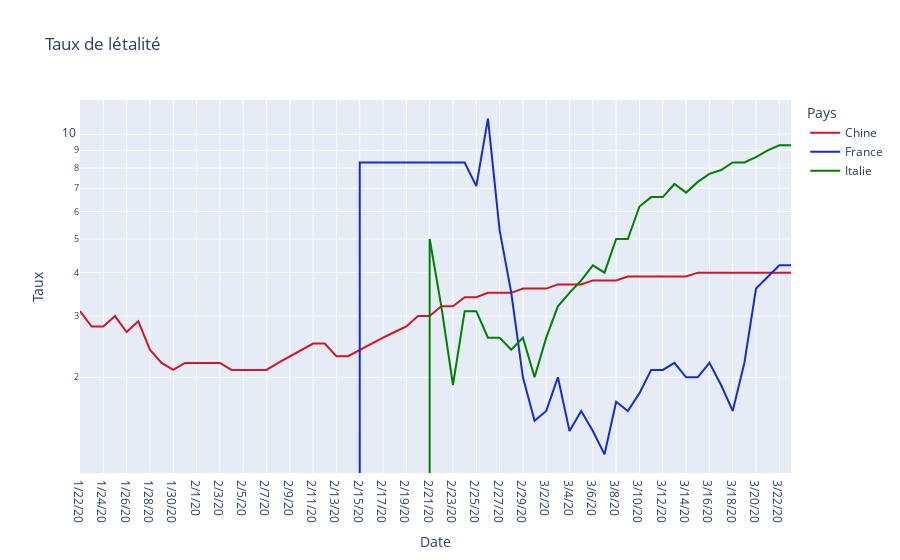

The notebook cell saved with this chart:
### Markdown cell above
## Comparatif taux de létalité - France/Chine/Italie

### Code cell
fraSeriesConfirmed = dfGlobalSeriesConfirmed[(dfGlobalSeriesConfirmed['Country/Region'] == 'France') & (dfGlobalSeriesConfirmed['Province/State'] == 'France')]
fraSeriesConfirmed = fraSeriesConfirmed.drop(columns=['Lat', 'Long'])
fraSeriesDeaths = dfGlobalSeriesDeaths[(dfGlobalSeriesDeaths['Country/Region'] == 'France') & (dfGlobalSeriesDeaths['Province/State'] == 'France')]
fraSeriesDeaths = fraSeriesDeaths.drop(columns=['Lat', 'Long'])
fraSeriesAll = pd.concat([fraSeriesConfirmed, fraSeriesDeaths])
fraSeriesAll = fraSeriesAll.drop(columns=['Province/State', 'Country/Region'])
fraSeriesAll = fraSeriesAll.reset_index()
fraSeriesAll = fraSeriesAll.drop(columns=['index'])
fraSeriesAll = fraSeriesAll.transpose()
fraSeriesAll = fraSeriesAll.rename(columns={0: 'Confirmed', 1: 'Deaths'})
fraSeriesAll = fraSeriesAll.reset_index()
fraSeriesAll = fraSeriesAll.rename(columns={'index' : 'Date'})
fraSeriesAll['France'] = round((fraSeriesAll['Deaths']/fraSeriesAll['Confirmed']), 3)*100
#fraSeriesAll = fraSeriesAll.fillna({'Mortality Rate': 0.00})

itaSeriesConfirmed = dfGlobalSeriesConfirmed[(dfGlobalSeriesConfirmed['Country/Region'] == 'Italy')]
itaSeriesConfirmed = itaSeriesConfirmed.drop(columns=['Lat', 'Long'])
itaSeriesDeaths = dfGlobalSeriesDeaths[(dfGlobalSeriesDeaths['Country/Region'] == 'Italy')]
itaSeriesDeaths = itaSeriesDeaths.drop(columns=['Lat', 'Long'])
itaSeriesAll = pd.concat([itaSeriesConfirmed, itaSeriesDeaths])
itaSeriesAll = itaSeriesAll.drop(columns=['Province/State', 'Country/Region'])
itaSeriesAll = itaSeriesAll.reset_index()
itaSeriesAll = itaSeriesAll.drop(columns=['index'])
itaSeriesAll = itaSeriesAll.transpose()
itaSeriesAll = itaSeriesAll.rename(columns={0: 'Confirmed', 1: 'Deaths'})
itaSeriesAll = itaSeriesAll.reset_index()
itaSeriesAll = itaSeriesAll.rename(columns={'index' : 'Date'})
itaSeriesAll['Italie'] = round((itaSeriesAll['Deaths']/itaSeriesAll['Confirmed']), 3)*100
#itaSeriesAll = itaSeriesAll.fillna({'Mortality Rate': 0.00})


chiSeriesConfirmed = dfGlobalSeriesConfirmed[(dfGlobalSeriesConfirmed['Country/Region'] == 'China')]
chiSeriesConfirmed = chiSeriesConfirmed.drop(columns=['Lat', 'Long', 'Country/Region', 'Province/State'])
chiSeriesDeaths = dfGlobalSeriesDeaths[(dfGlobalSeriesDeaths['Country/Region'] == 'China')]
chiSeriesDeaths = chiSeriesDeaths.drop(columns=['Lat', 'Long', 'Country/Region', 'Province/State'])

chiSeriesConfirmed = chiSeriesConfirmed.sum().reset_index()
chiSeriesConfirmed = chiSeriesConfirmed.rename(columns={'index': 'Date', 0: 'Confirmed'})

chiSeriesDeaths = chiSeriesDeaths.sum().reset_index()
chiSeriesDeaths = chiSeriesDeaths.rename(columns={'index': 'Date', 0: 'Deaths'})

chiSeriesAll = pd.merge(chiSeriesConfirmed, chiSeriesDeaths, on='Date')
chiSeriesAll['Chine'] = round((chiSeriesAll['Deaths']/chiSeriesAll['Confirmed']), 3)*100


tempAll = pd.merge(chiSeriesAll[['Date', 'Chine']], itaSeriesAll[['Date', 'Italie']], on='Date').merge(fraSeriesAll[['Date', 'France']], on='Date')
#tempAll = tempAll.fillna(0.0)

tempAll = tempAll.melt(id_vars='Date', value_vars=['Chine', 'France', 'Italie'], 
                 var_name='Pays', value_name='Taux')
fig = px.line(tempAll, x="Date", y="Taux", color='Pays', log_y=True, 
              title='Taux de létalité', color_discrete_sequence=['#d21629', '#162cd2', '#008000'])
iplot(fig)

### Figure 1 — Plotly figure (JSON) as saved in the notebook; plotly's stock layout.template omitted (floating-point values rounded to 4 significant figures)
{"data": [{"hoverlabel": {"namelength": 0}, "hovertemplate": "Pays=Chine<br>Date=%{x}<br>Taux=%{y}", "legendgroup": "Chine", "line": {"color": "#d21629", "dash": "solid"}, "mode": "lines", "name": "Chine", "showlegend": true, "type": "scatter", "x": ["1/22/20", "1/23/20", "1/24/20", "1/25/20", "1/26/20", "1/27/20", "1/28/20", "1/29/20", "1/30/20", "1/31/20", "2/1/20", "2/2/20", "2/3/20", "2/4/20", "2/5/20", "2/6/20", "2/7/20", "2/8/20", "2/9/20", "2/10/20", "2/11/20", "2/12/20", "2/13/20", "2/14/20", "2/15/20", "2/16/20", "2/17/20", "2/18/20", "2/19/20", "2/20/20", "2/21/20", "2/22/20", "2/23/20", "2/24/20", "2/25/20", "2/26/20", "2/27/20", "2/28/20", "2/29/20", "3/1/20", "3/2/20", "3/3/20", "3/4/20", "3/5/20", "3/6/20", "3/7/20", "3/8/20", "3/9/20", "3/10/20", "3/11/20", "3/12/20", "3/13/20", "3/14/20", "3/15/20", "3/16/20", "3/17/20", "3/18/20", "3/19/20", "3/20/20", "3/21/20", "3/22/20", "3/23/20"], "xaxis": "x", "y": [3.1, 2.8, 2.8, 3, 2.7, 2.9, 2.4, 2.2, 2.1, 2.2, 2.2, 2.2, 2.2, 2.1, 2.1, 2.1, 2.1, 2.2, 2.3, 2.4, 2.5, 2.5, 2.3, 2.3, 2.4, 2.5, 2.6, 2.7, 2.8, 3, 3, 3.2, 3.2, 3.4, 3.4, 3.5, 3.5, 3.5, 3.6, 3.6, 3.6, 3.7, 3.7, 3.7, 3.8, 3.8, 3.8, 3.9, 3.9, 3.9, 3.9, 3.9, 3.9, 4, 4, 4, 4, 4, 4, 4, 4, 4], "yaxis": "y"}, {"hoverlabel": {"namelength": 0}, "hovertemplate": "Pays=France<br>Date=%{x}<br>Taux=%{y}", "legendgroup": "France", "line": {"color": "#162cd2", "dash": "solid"}, "mode": "lines", "name": "France", "showlegend": true, "type": "scatter", "x": ["1/22/20", "1/23/20", "1/24/20", "1/25/20", "1/26/20", "1/27/20", "1/28/20", "1/29/20", "1/30/20", "1/31/20", "2/1/20", "2/2/20", "2/3/20", "2/4/20", "2/5/20", "2/6/20", "2/7/20", "2/8/20", "2/9/20", "2/10/20", "2/11/20", "2/12/20", "2/13/20", "2/14/20", "2/15/20", "2/16/20", "2/17/20", "2/18/20", "2/19/20", "2/20/20", "2/21/20", "2/22/20", "2/23/20", "2/24/20", "2/25/20", "2/26/20", "2/27/20", "2/28/20", "2/29/20", "3/1/20", "3/2/20", "3/3/20", "3/4/20", "3/5/20", "3/6/20", "3/7/20", "3/8/20", "3/9/20", "3/10/20", "3/11/20", "3/12/20", "3/13/20", "3/14/20", "3/15/20", "3/16/20", "3/17/20", "3/18/20", "3/19/20", "3/20/20", "3/21/20", "3/22/20", "3/23/20"], "xaxis": "x", "y": [null, null, 0, 0, 0, 0, 0, 0, 0, 0, 0, 0, 0, 0, 0, 0, 0, 0, 0, 0, 0, 0, 0, 0, 8.3, 8.3, 8.3, 8.3, 8.3, 8.3, 8.3, 8.3, 8.3, 8.3, 7.1, 11.1, 5.3, 3.5, 2, 1.5, 1.6, 2, 1.4, 1.6, 1.4, 1.2, 1.7, 1.6, 1.8, 2.1, 2.1, 2.2, 2, 2, 2.2, 1.9, 1.6, 2.2, 3.6, 3.9, 4.2, 4.2], "yaxis": "y"}, {"hoverlabel": {"namelength": 0}, "hovertemplate": "Pays=Italie<br>Date=%{x}<br>Taux=%{y}", "legendgroup": "Italie", "line": {"color": "#008000", "dash": "solid"}, "mode": "lines", "name": "Italie", "showlegend": true, "type": "scatter", "x": ["1/22/20", "1/23/20", "1/24/20", "1/25/20", "1/26/20", "1/27/20", "1/28/20", "1/29/20", "1/30/20", "1/31/20", "2/1/20", "2/2/20", "2/3/20", "2/4/20", "2/5/20", "2/6/20", "2/7/20", "2/8/20", "2/9/20", "2/10/20", "2/11/20", "2/12/20", "2/13/20", "2/14/20", "2/15/20", "2/16/20", "2/17/20", "2/18/20", "2/19/20", "2/20/20", "2/21/20", "2/22/20", "2/23/20", "2/24/20", "2/25/20", "2/26/20", "2/27/20", "2/28/20", "2/29/20", "3/1/20", "3/2/20", "3/3/20", "3/4/20", "3/5/20", "3/6/20", "3/7/20", "3/8/20", "3/9/20", "3/10/20", "3/11/20", "3/12/20", "3/13/20", "3/14/20", "3/15/20", "3/16/20", "3/17/20", "3/18/20", "3/19/20", "3/20/20", "3/21/20", "3/22/20", "3/23/20"], "xaxis": "x", "y": [null, null, null, null, null, null, null, null, null, 0, 0, 0, 0, 0, 0, 0, 0, 0, 0, 0, 0, 0, 0, 0, 0, 0, 0, 0, 0, 0, 5, 3.2, 1.9, 3.1, 3.1, 2.6, 2.6, 2.4, 2.6, 2, 2.6, 3.2, 3.5, 3.8, 4.2, 4, 5, 5, 6.2, 6.6, 6.6, 7.2, 6.8, 7.3, 7.7, 7.9, 8.3, 8.3, 8.6, 9, 9.3, 9.3], "yaxis": "y"}], "layout": {"legend": {"title": {"text": "Pays"}, "tracegroupgap": 0}, "title": {"text": "Taux de létalité"}, "xaxis": {"anchor": "y", "domain": [0, 1], "title": {"text": "Date"}}, "yaxis": {"anchor": "x", "domain": [0, 1], "title": {"text": "Taux"}, "type": "log"}}}
